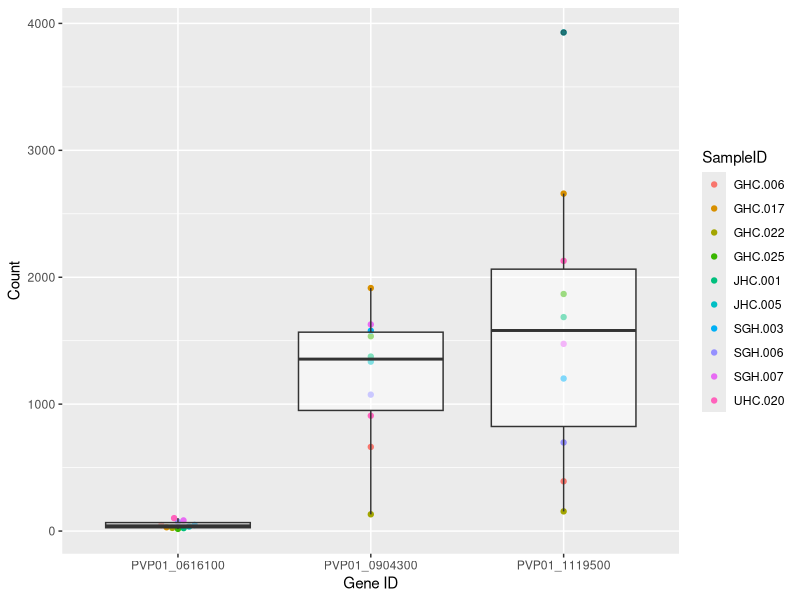

Write R code to recreate this figure.
## Generate Plots for Gametocyte Gene Counts

library(dplyr)
library(tidyr)
library(readxl)
library(ggplot2)
library(ggbeeswarm)
library(ggrepel)

counts <- read_xlsx("../output/GametocyteGene_Counts.xlsx")

counts_pvt <- counts %>% select(!Description) %>% 
  pivot_longer(!`Gene ID`, names_to = "SampleID", values_to = "Count") %>% 
  filter(`Gene ID` %in% c("PVP01_0616100", "PVP01_1119500", "PVP01_0904300"))


ggplot(data = counts_pvt, aes(x=`Gene ID`, y=Count)) + 
  geom_beeswarm(data=counts_pvt, aes(x=`Gene ID`, y=Count, color=SampleID)) +
  # geom_dotplot(binaxis='y', stackdir='center', dotsize=1) +
  geom_boxplot(alpha = 0.5) +
  xlab("Gene ID") +
  ylab("Count")


## Wilcox Test

pairwise.wilcox.test(counts_pvt$Count, counts_pvt$`Gene ID`, p.adjust.method="bonferroni")
